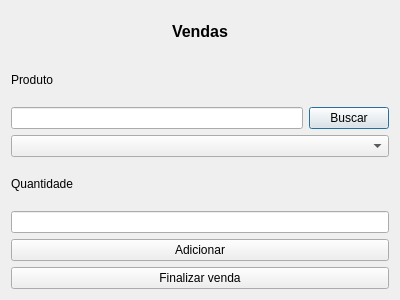
<?xml version="1.0" encoding="UTF-8"?>
<ui version="4.0">
 <class>Dialog</class>
 <widget class="QDialog" name="Dialog">
  <property name="geometry">
   <rect>
    <x>0</x>
    <y>0</y>
    <width>400</width>
    <height>300</height>
   </rect>
  </property>
  <property name="windowTitle">
   <string>Dialog</string>
  </property>
  <layout class="QVBoxLayout" name="verticalLayout_2">
   <item>
    <layout class="QVBoxLayout" name="verticalLayout">
     <item>
      <widget class="QLabel" name="label">
       <property name="text">
        <string>&lt;html&gt;&lt;head/&gt;&lt;body&gt;&lt;p align=&quot;center&quot;&gt;&lt;span style=&quot; font-size:12pt; font-weight:600;&quot;&gt;Vendas&lt;/span&gt;&lt;/p&gt;&lt;/body&gt;&lt;/html&gt;</string>
       </property>
      </widget>
     </item>
     <item>
      <widget class="QLabel" name="label_3">
       <property name="text">
        <string>Produto</string>
       </property>
      </widget>
     </item>
     <item>
      <layout class="QHBoxLayout" name="horizontalLayout">
       <item>
        <widget class="QLineEdit" name="txt_produto_venda"/>
       </item>
       <item>
        <widget class="QPushButton" name="btn_buscar_produto_venda">
         <property name="text">
          <string>Buscar</string>
         </property>
        </widget>
       </item>
      </layout>
     </item>
     <item>
      <widget class="QComboBox" name="comboBox_produto_venda"/>
     </item>
     <item>
      <widget class="QLabel" name="label_4">
       <property name="text">
        <string>Quantidade</string>
       </property>
      </widget>
     </item>
     <item>
      <widget class="QLineEdit" name="txt_qtd_venda"/>
     </item>
     <item>
      <widget class="QPushButton" name="btn_adicionar_venda">
       <property name="text">
        <string>Adicionar</string>
       </property>
      </widget>
     </item>
     <item>
      <widget class="QPushButton" name="btn_finalizar_venda">
       <property name="text">
        <string>Finalizar venda</string>
       </property>
      </widget>
     </item>
    </layout>
   </item>
  </layout>
 </widget>
 <resources/>
 <connections/>
</ui>
